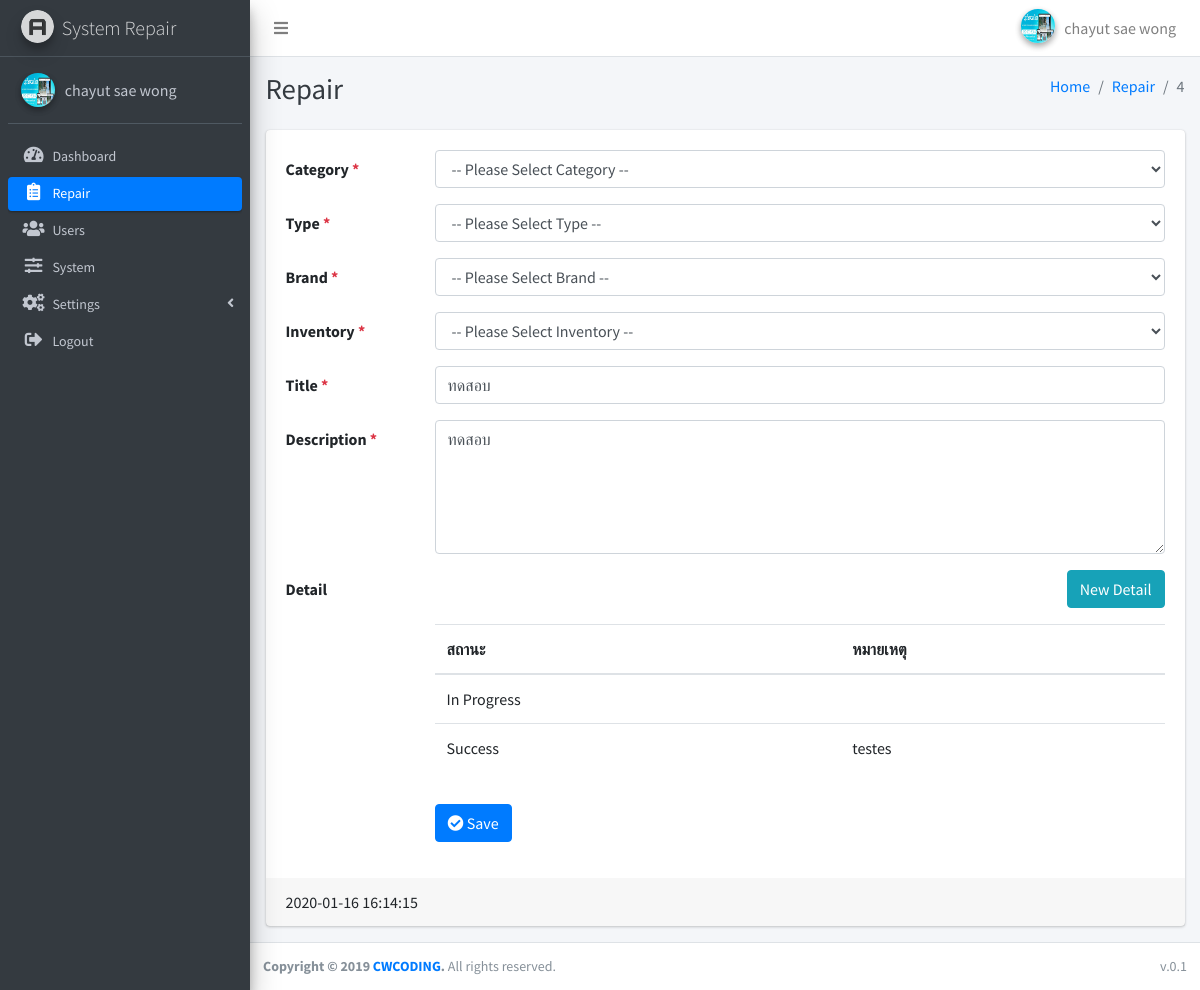
Page /index.php?page=repair/edit&repair_id=4 (signed in) on the committed database.
### tables this page shows
CREATE TABLE `system` (
  `id` int(11) NOT NULL,
  `title` varchar(100) NOT NULL,
  `name` varchar(100) NOT NULL,
  `updated_at` timestamp NOT NULL DEFAULT current_timestamp() ON UPDATE current_timestamp(),
  `created_at` timestamp NOT NULL DEFAULT current_timestamp()
);

CREATE TABLE `repair` (
  `id` int(11) NOT NULL,
  `inventory_id` int(11) NOT NULL,
  `title` varchar(100) NOT NULL,
  `description` text NOT NULL,
  `user_id` int(11) NOT NULL,
  `updated_at` timestamp NOT NULL DEFAULT current_timestamp() ON UPDATE current_timestamp(),
  `created_at` timestamp NOT NULL DEFAULT current_timestamp()
);

CREATE TABLE `repair_detail` (
  `id` int(11) NOT NULL,
  `repair_id` int(11) NOT NULL,
  `status_id` int(11) NOT NULL,
  `note` text NOT NULL,
  `updated_at` timestamp NOT NULL DEFAULT current_timestamp() ON UPDATE current_timestamp(),
  `created_at` timestamp NULL DEFAULT current_timestamp()
);

### db_function/function.php (called while the page is built, shortened)
<?php
function fetch_all($fields, $table, $conditions = NULL , $req = NULL){
    global $conn;
    try{
        $stmt = $conn->prepare("SELECT $fields FROM `$table` $conditions ");
        if(!empty($req)){
            foreach($req as $key => $v){
                $stmt->bindParam(":".$key,$v);
            }
        }
        $result = $stmt->execute();
        $data = array();
        while($row = $stmt->fetch(PDO::FETCH_ASSOC)){
          $data[] = $row;
        }
    }catch(PDOException $e){
        echo "Error: " . $e->getMessage();
        die();
    }
    return $data;
}
?>

### apps/repair/edit.php (the view, shortened to what this page needs)
<?php
  $fields = "*";
  $table = "repair";
  $req = array(
    "repair_id" => $_GET["repair_id"]
  );
  $value = " WHERE `id` = :repair_id ";
  $repair = fetch_all($fields,$table,$value,$req);
  if(!empty($repair)){
    $repair = $repair[0];
  }else{
    header("location:./?page=repair");
    exit();
  }
  $fields = "*";
  $table = "status";
  $status = fetch_all($fields, $table);
  $status_name = array();
  foreach($status as $v){
    $status_name[$v["id"]] = $v["name"];  }
  $fields = "*";
  $table = "repair_detail";
  $conditions = " WHERE `repair_id` = '".$repair["id"]."' ";
  $repair_details = fetch_all($fields, $table, $conditions);
?>
<div class="content-wrapper">
  <div class="content-header">
    <div class="container-fluid">
      <div class="row mb-2">
        <div class="col-sm-6">
          <h1 class="m-0 text-dark">Repair</h1>
        </div>
        <div class="col-sm-6">
          <ol class="breadcrumb float-sm-right">
            <li class="breadcrumb-item"><a href="./">Home</a></li>
            <li class="breadcrumb-item"><a href="?page=repair">Repair</a></li>
            <li class="breadcrumb-item active"><?php echo $repair["id"];?></li>
          </ol>
        </div>
      </div>
    </div>
  </div>
  <section class="content">
    <div class="container-fluid">
      <div class="row">
        <div class="col-md-12">
          <div class="card">
            <div class="card-body">
              <div class="tab-content">
                <div class="tab-pane active" id="info">
                  <form id="forminfo" class="form-horizontal" action="apps/repair/do_repair.php?action=update_repair"
                    method="POST" autocomplete="off">
                    <div class="form-group row">
                  <label for="category" class="col-sm-2 col-form-label">Category <span class="text-danger">*</span></label>
                  <div class="col-sm-10">
                    <select name="category" id="category" class="form-control">
                      <option value="">-- Please Select Category --</option>
                    </select>
                  </div>
                </div>
                <div class="form-group row">
                  <label for="type" class="col-sm-2 col-form-label">Type <span class="text-danger">*</span></label>
                  <div class="col-sm-10">
                    <select name="type" id="type" class="form-control">
                      <option value="">-- Please Select Type --</option>
                    </select>
                  </div>
                </div>
                <div class="form-group row">
                  <label for="brand" class="col-sm-2 col-form-label">Brand <span class="text-danger">*</span></label>
                  <div class="col-sm-10">
                    <select name="brand" id="brand" class="form-control">
                        <option value="">-- Please Select Brand --</option>
                      </select>
                  </div>
                </div>
                <div class="form-group row">
                  <label for="inven" class="col-sm-2 col-form-label">Inventory <span class="text-danger">*</span></label>
                  <div class="col-sm-10">
                    <select name="inven" id="inven" class="form-control">
                        <option value="">-- Please Select Inventory --</option>
                      </select>
                  </div>
                </div>
                    <div class="form-group row">
                  <label for="title" class="col-sm-2 col-form-label">Title <span
                      class="text-danger">*</span></label>
                  <div class="col-sm-10">
                    <input type="text" class="form-control" id="title" name="title" value="<?php echo $repair["title"];?>"
                      placeholder="Title" required>
                  </div>
                </div>
                <div class="form-group row">
                  <label for="Description" class="col-sm-2 col-form-label">Description <span
                      class="text-danger">*</span></label>
                  <div class="col-sm-10">
                    <textarea name="description" id="Description"rows="5" class="form-control"><?php echo $repair["description"];?></textarea>
                  </div>
                </div>
                <div class="form-group row">
                  <label for="Description" class="col-sm-2 col-form-label">Detail</label>
                  <div class="col-sm-10 text-right">
                    <button type="button" class="btn btn-info" data-toggle="modal" data-target="#addModal">New Detail</button>
                  </div>
                </div>
                <div class="form-group row">
                  <label for="Description" class="col-sm-2 col-form-label"></label>
                  <div class="col-sm-10">
                    <table class="table">
                      <thead>
                        <tr>
                          <th>สถานะ</th>
                          <th>หมายเหตุ</th>
                        </tr>
                      </thead>
                      <tbody>
                        <?php
                        foreach($repair_details as $v){?>
                        <tr>
                          <td><?php echo $status_name[$v["status_id"]];?></td>
                          <td><?php echo $v["note"];?></td>
                        </tr>
                        <?php } ?>
                      </tbody>
                    </table>
                  </div>
                </div>
                    <div class="form-group row">
                      <div class="offset-sm-2 col-sm-10">
                        <button type="submit" class="btn btn-primary"><i class="fas fa-check-circle"></i> Save</button>
                      </div>
                    </div>
                  </form>
                </div>
              </div>
            </div>
            <div class="card-footer">
              <?php echo $repair["updated_at"];?>
            </div>
          </div>
        </div>
      </div>
    </div>
  </section>
</div>

### include/sidebar.php (shortened to what this page needs)
<?php
$arr_users = array("users","users/add","users/edit");
$arr_repair = array("repair","repair/add","repair/edit");
$arr_dashboard = array("dashboard");
$arr_system = array("system");
$arr_settings = array("category","type","brand","inventory", "inventory/add","inventory/edit","status");
?>
<aside class="main-sidebar sidebar-dark-primary elevation-4">
  <a href="./" class="brand-link">
    <img src="dist/img/AdminLTELogo.png" alt="AdminLTE Logo" class="brand-image img-circle elevation-3"
      style="opacity: .8">
    <span class="brand-text font-weight-light"><?php echo $system["name"];?></span>
  </a>
  <div class="sidebar os-host os-theme-light os-host-overflow os-host-overflow-y os-host-resize-disabled os-host-scrollbar-horizontal-hidden os-host-transition">
    <div class="user-panel mt-3 pb-3 mb-3 d-flex">
      <div class="image">
        <?php if(!empty($_SESSION["PROFILE"])){ ?>
        <?php if(file_exists("uploads/users/".$_SESSION["PROFILE"])){ ?>
        <img src="uploads/users/<?php echo $_SESSION["PROFILE"];?>" class="img-circle elevation-2" alt="Profile-img"
          style="max-width:34px; max-height:34px; min-width:34px; min-height:34px;">
        <?php }else{ ?>
        <img src="dist/img/avatar04.png" class="img-circle elevation-2" alt="User Image">
        <?php } ?>
        <?php }else{ ?>
        <img src="dist/img/avatar04.png" class="img-circle elevation-2" alt="User Image">
        <?php } ?>
      </div>
      <div class="info">
        <a href="?page=profile" class="d-block"><?php echo $_SESSION["FIRST_NAME"] ." ". $_SESSION["LAST_NAME"];?></a>
      </div>
    </div>
    <nav class="mt-2">
      <ul class="nav nav-pills nav-sidebar flex-column nav-compact nav-child-indent text-sm" data-widget="treeview" role="menu" data-accordion="false">
        <li class="nav-item">
          <a href="?page=dashboard" class="nav-link <?php if(in_array($page, $arr_dashboard)){echo "active"; }?>">
            <i class="nav-icon fas fa-tachometer-alt"></i>
            <p>
              Dashboard
            </p>
          </a>
        </li>
        <li class="nav-item">
          <a href="?page=repair" class="nav-link <?php if(in_array($page, $arr_repair)){echo "active"; }?>">
            <i class="nav-icon fas fa-clipboard-list"></i>
            <p>
              Repair
            </p>
          </a>
        </li>
        <li class="nav-item">
          <a href="?page=users" class="nav-link <?php if(in_array($page, $arr_users)){echo "active"; }?>">
            <i class="nav-icon fas fa-users"></i>
            <p>
              Users
            </p>
          </a>
        </li>
        <li class="nav-item">
          <a href="?page=system" class="nav-link <?php if(in_array($page, $arr_system)){echo "active"; }?>">
            <i class="nav-icon fas fa-sliders-h"></i>
            <p>
              System
            </p>
          </a>
        </li>
        <li class="nav-item has-treeview <?php if(in_array($page, $arr_settings)){echo "menu-open"; }?>">
          <a href="#" class="nav-link <?php if(in_array($page, $arr_settings)){echo "active"; }?>">
            <i class="nav-icon fas fa-cogs"></i>
            <p>
              Settings
              <i class="right fas fa-angle-left"></i>
            </p>
          </a>
        </li>
        <li class="nav-item">
          <a href="javascript:void(0);" class="nav-link" data-toggle="modal" data-target="#logoutModal">
            <i class="nav-icon fas fa-sign-out-alt"></i>
            <p>
              Logout
            </p>
          </a>
        </li>
      </ul>
    </nav>
  </div>
</aside>

### rows in the picture
system: name "System Repair"
repair: id "4", title "ทดสอบ", description "ทดสอบ", updated_at "2020-01-16 16:14:15"
repair_detail: status "In Progress"
repair_detail: status "Success", note "testes"

### other values in the picture
$_SESSION["FIRST_NAME"] "chayut"
$_SESSION["LAST_NAME"] "sae wong"
